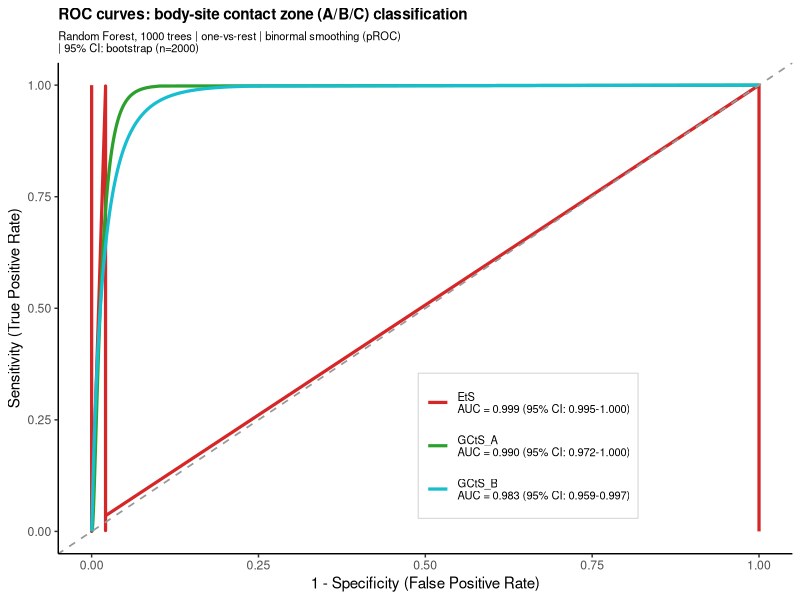

The R script that drew this image:
library(tidyverse)
library(randomForest)
library(pROC)

# NOTE: No independent test set available — ROC curves reflect training-set
# performance. OOB error from RF provides an approximately unbiased estimate
# of generalisation error (93.8% accuracy), but formal external validation
# requires a held-out cohort.

set.seed(42)
setwd("/home/veve/Dropbox/kone/qiime2")

contrib <- read.csv("pca_family_contributions.csv", check.names = FALSE)
imp_tbl <- read.csv("rf_family_importance.csv",     check.names = FALSE)

fam_cols <- setdiff(colnames(contrib), c("sample_id", "topology"))
shorten_fam <- function(x) sub(
  "d__Bacteria;p__Patescibacteria;c__Saccharimonadia;o__Saccharimonadales;__",
  "Saccharimonadales", x)

dat <- contrib %>%
  filter(topology != "Environment") %>%
  mutate(topo3 = case_when(
    topology %in% c("Left front pastern", "Muzzle")   ~ "GCtS_A",
    topology %in% c("Ventral abdomen",    "Udder")     ~ "GCtS_B",
    topology %in% c("Dorsum", "Forehead", "Neck",
                    "Pectoral area")                    ~ "EtS"
  ) %>% factor(levels = c("GCtS_A", "GCtS_B", "EtS")))

X <- dat %>% select(all_of(fam_cols)) %>%
     mutate(across(everything(), as.numeric)) %>%
     rename_with(shorten_fam)

# -------------------------
# Refit RF and get predicted probabilities
# -------------------------
rf <- randomForest(x = X, y = dat$topo3, ntree = 1000,
                   importance = FALSE, keep.forest = TRUE)
probs  <- predict(rf, type = "prob")
groups <- levels(dat$topo3)

# -------------------------
# Compute raw ROC, smoothed ROC, and 95% CI for AUC
# Smoothing: binormal method (fits Gaussian to score distributions in each class)
# CI: bootstrap, 2000 replicates
# -------------------------
cat("Computing bootstrap CIs (2000 replicates) — may take ~30 s...\n")

roc_ls <- lapply(groups, function(g) {
  resp <- ifelse(dat$topo3 == g, 1, 0)
  list(
    raw    = roc(resp, probs[, g], quiet = TRUE),
    smooth = smooth(roc(resp, probs[, g], quiet = TRUE), method = "binormal"),
    ci     = ci.auc(roc(resp, probs[, g], quiet = TRUE),
                    method = "bootstrap", boot.n = 2000, conf.level = 0.95,
                    progress = "none")
  )
})
names(roc_ls) <- groups

# -------------------------
# Build data frame of smoothed curves
# -------------------------
roc_df <- map_dfr(groups, function(g) {
  s <- roc_ls[[g]]$smooth
  tibble(group       = g,
         specificity = s$specificities,
         sensitivity = s$sensitivities)
})

# Legend labels with AUC + 95% CI
legend_labels <- sapply(groups, function(g) {
  ci  <- roc_ls[[g]]$ci
  auc <- as.numeric(roc_ls[[g]]$raw$auc)
  sprintf("%s\nAUC = %.3f (95%% CI: %.3f-%.3f)", g, auc, ci[1], ci[3])
})

cat("\n=== AUC with 95% bootstrap CI ===\n")
for (g in groups) {
  ci <- roc_ls[[g]]$ci
  cat(sprintf("%-20s AUC = %.3f  95%% CI: %.3f - %.3f\n",
              g, as.numeric(roc_ls[[g]]$raw$auc), ci[1], ci[3]))
}

topo3_cols <- c("GCtS_A" = "#2ca02c",
                "GCtS_B"    = "#17becf",
                "EtS"       = "#d62728")

p_roc <- ggplot(roc_df, aes(x = 1 - specificity, y = sensitivity, colour = group)) +
  geom_line(linewidth = 1.1) +
  geom_abline(linetype = "dashed", colour = "grey60", linewidth = 0.6) +
  scale_colour_manual(values = topo3_cols, labels = legend_labels, name = NULL) +
  theme_classic(base_size = 11) +
  theme(legend.position  = c(0.64, 0.22),
        legend.text      = element_text(size = 8),
        legend.key.height = unit(1.1, "cm"),
        legend.background = element_rect(fill = "white", colour = "grey80",
                                         linewidth = 0.3),
        plot.title    = element_text(size = 11, face = "bold"),
        plot.subtitle = element_text(size = 8)) +
  labs(title    = "ROC curves: body-site contact zone (A/B/C) classification",
       subtitle = paste("Random Forest, 1000 trees | one-vs-rest | binormal smoothing (pROC)",
                        "| 95% CI: bootstrap (n=2000)", sep = "\n"),
       x = "1 - Specificity (False Positive Rate)",
       y = "Sensitivity (True Positive Rate)")

ggsave("roc_smoothed.png", p_roc, width = 6.5, height = 5.5, dpi = 300)
cat("Saved roc_smoothed.png\n")
